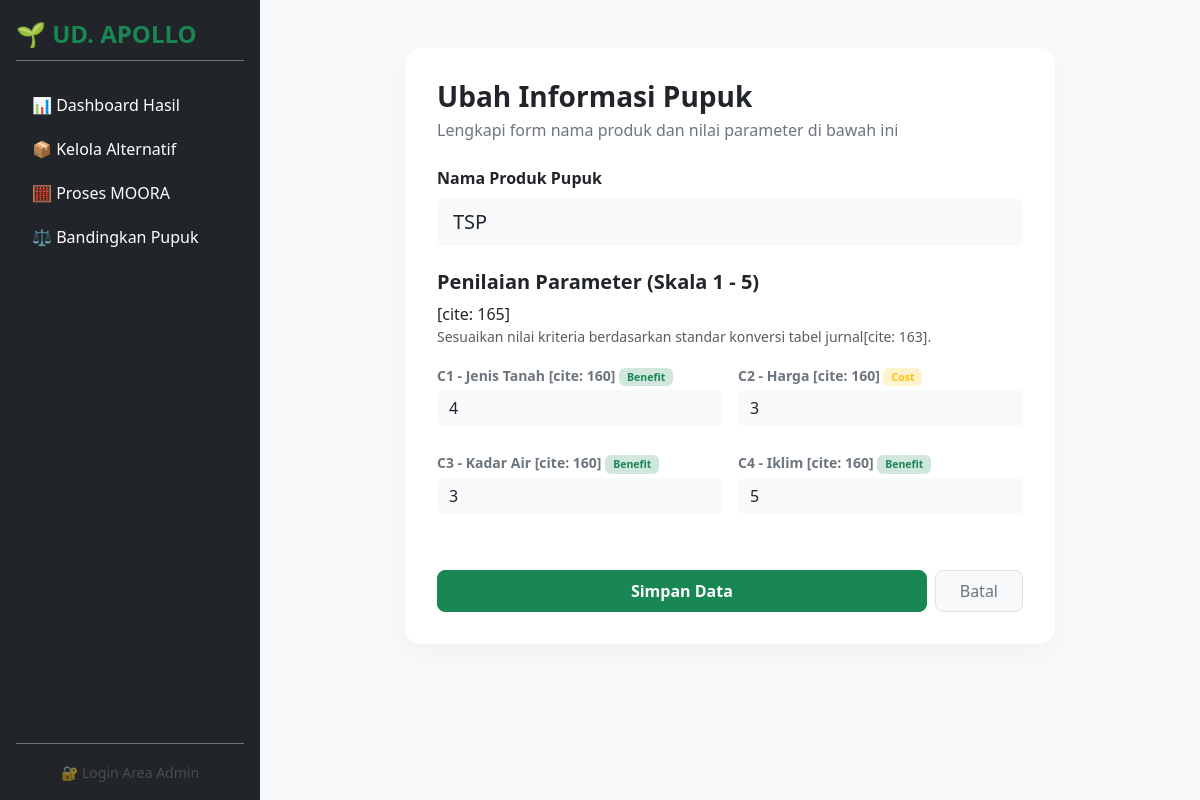
The page /form_alternatif.php?edit=3 on the database its author committed.
### tables this page shows
CREATE TABLE `alternatif` (
  `id_alternatif` int(11) NOT NULL,
  `nama_alternatif` varchar(100) NOT NULL,
  `keterangan` text DEFAULT NULL
);

CREATE TABLE `kriteria` (
  `id_kriteria` int(11) NOT NULL,
  `kode_kriteria` varchar(5) NOT NULL,
  `nama_kriteria` varchar(100) NOT NULL,
  `bobot` double NOT NULL,
  `atribut` enum('benefit','cost') NOT NULL
);

### form_alternatif.php (called while the page is built, shortened)
<?php
require_once 'config/config.php';
$nama_alt = "";
$is_edit = false;
$nilai_lama = [];
if (isset($_GET['edit'])) {
    $id_alt = intval($_GET['edit']);
    $is_edit = true;
    $alt_res = $conn->query("SELECT nama_alternatif FROM alternatif WHERE id_alternatif = $id_alt");
    if ($alt_data = $alt_res->fetch_assoc()) {
        $nama_alt = $alt_data['nama_alternatif'];
    }
    $matriks_res = $conn->query("SELECT id_kriteria, nilai FROM matriks_keputusan WHERE id_alternatif = $id_alt");
    while ($m = $matriks_res->fetch_assoc()) {
        $nilai_lama[$m['id_kriteria']] = $m['nilai'];
    }
}
$kriteria_res = $conn->query("SELECT * FROM kriteria ORDER BY kode_kriteria");
$list_kriteria = [];
while ($k = $kriteria_res->fetch_assoc()) {
    $list_kriteria[] = $k;
}
include 'views/alternatif_form.php';
?>

### views/alternatif_form.php (the view, shortened to what this page needs)
<!DOCTYPE html>
<html lang="id">
<head>
    <link rel="stylesheet" href="https://cdn.jsdelivr.net/npm/bootstrap@5.3.0/dist/css/bootstrap.min.css">
</head>
<body class="d-flex">
    <?php include 'includes/sidebar.php'; ?>
    <div class="flex-grow-1 p-5 d-flex justify-content-center align-items-start">
        <div class="form-card w-100" style="max-width: 650px;">
            <h3 class="fw-bold text-dark mb-1"><?= $is_edit ? 'Ubah Informasi Pupuk' : 'Tambah Produk Baru'; ?></h3>
            <p class="text-secondary mb-4">Lengkapi form nama produk dan nilai parameter di bawah ini</p>
            <form method="POST">
                <div class="mb-4">
                    <label class="form-label fw-semibold text-dark">Nama Produk Pupuk</label>
                    <input type="text" name="nama_alternatif"
                        class="form-control form-control-lg bg-light border-0 px-3" value="<?= $nama_alt; ?>" required
                        placeholder="Masukkan nama pupuk...">
                </div>
                <h5 class="fw-bold text-dark mt-4 mb-2">Penilaian Parameter (Skala 1 - 5)</h5> [cite: 165]
                <p class="text-muted small mb-3">Sesuaikan nilai kriteria berdasarkan standar konversi tabel
                    jurnal[cite: 163].</p>
                <div class="row g-3">
                    <?php foreach ($list_kriteria as $k) :
                        $id_k = $k['id_kriteria'];
                        $val = isset($nilai_lama[$id_k]) ? $nilai_lama[$id_k] : '';
                    ?>
                    <div class="col-md-6 mb-2">
                        <label class="form-label small fw-semibold text-secondary mb-1">
                            <?= $k['kode_kriteria']; ?> - <?= $k['nama_kriteria']; ?> [cite: 160]
                            <?= statusBadge($k['atribut']); ?>
                        </label>
                        <input type="number" step="any" name="nilai_kriteria[<?= $id_k; ?>]"
                            class="form-control bg-light border-0" value="<?= $val; ?>" min="1" max="5" required
                            placeholder="Nilai (1-5)">
                    </div>
                    <?php endforeach; ?>
                </div>
                <div class="d-flex gap-2 mt-5">
                    <button type="submit" class="btn btn-success px-4 py-2 rounded-3 fw-semibold flex-grow-1">Simpan
                        Data</button>
                    <a href="alternatif.php" class="btn btn-light px-4 py-2 rounded-3 text-secondary border">Batal</a>
                </div>
            </form>
        </div>
    </div>
</body>
</html>

### config/config.php (shortened to what this page needs)
<?php
function statusBadge($text) {
    if (strtolower($text) == 'benefit') {
        return '<span class="badge bg-success-subtle text-success px-2 py-1">Benefit</span>';
    }
    return '<span class="badge bg-warning-subtle text-warning px-2 py-1">Cost</span>';
}
?>

### views/alternatif_form.php (style rules this page uses)
body { background-color: #f8f9fa; font-family: 'Segoe UI', sans-serif; }
.form-card { background: white; border-radius: 16px; padding: 32px; box-shadow: 0 10px 30px rgba(0, 0, 0, 0.03); }

### rows shown on the page
alternatif: nama_alternatif "TSP"
kriteria: kode_kriteria "C1", nama_kriteria "Jenis Tanah", atribut "Benefit", id_kriteria "4"
kriteria: kode_kriteria "C2", nama_kriteria "Harga", id_kriteria "3"
kriteria: kode_kriteria "C3", nama_kriteria "Kadar Air", atribut "Benefit", id_kriteria "3"
kriteria: kode_kriteria "C4", nama_kriteria "Iklim", atribut "Benefit", id_kriteria "5"
